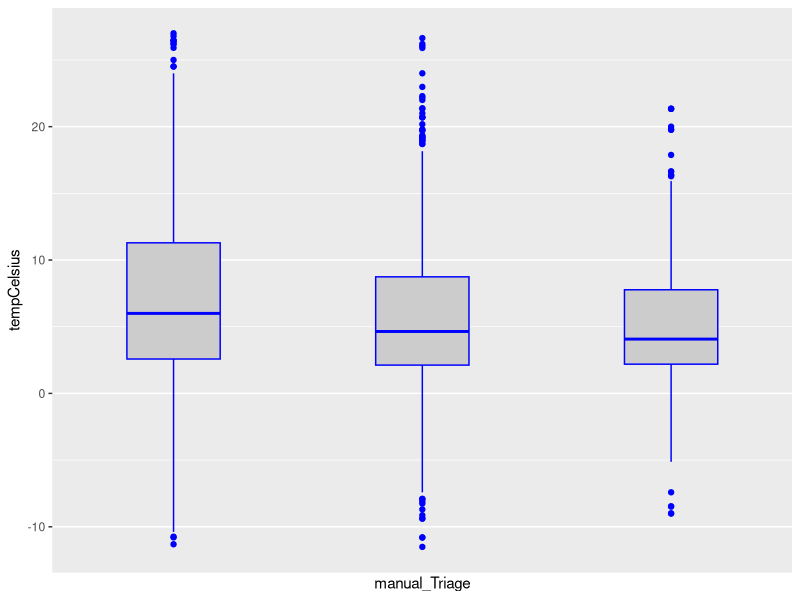
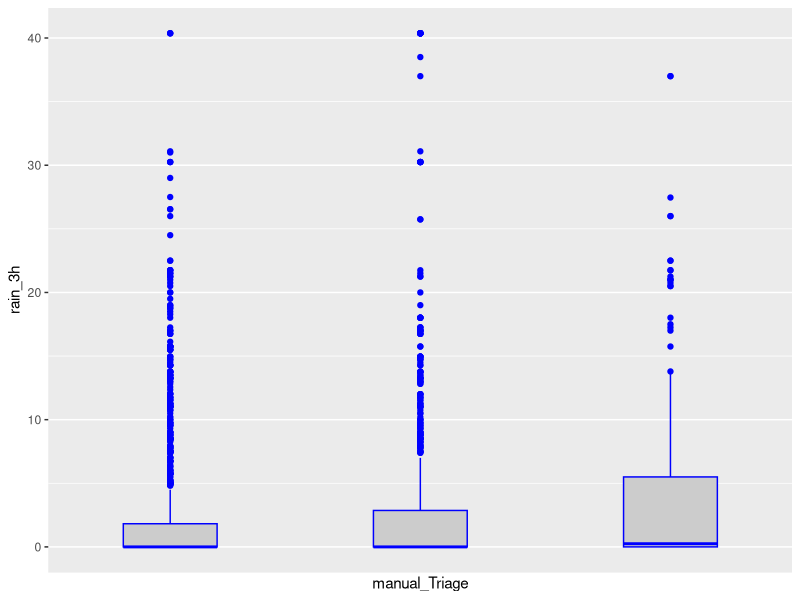

Recreate these plots in R, in order. (Note: this script raises an error after producing the figures.)
all_data = read.csv("./Basel/Patients_and_Weather.csv")
interesting_columns_patient = c("SO2", "Pulse", "Q1", "Q2", "Q3", "Q4", "Q5", "Q6", "Q7", "CQ1", "CQ2",
                               "CQ3", "CQ4", "CQ5", "CQ6", "CQ7", "CQ8",
                               "question_Triage", "pulse_Triage", "spo2_Triage", "manual_Triage",
                               "SpO2ReferenceValue", "PulseReferenceValue",
                               "SpO2RedLimitVariation", "SpO2YellowLimitVariation",
                               "PulseRedLimitUpper", "PulseRedLimitLower", "PulseRedLimitVariation",
                               "PulseYellowLimitVariation")
interesting_columns_weather = c("temp", "pressure",
                               "humidity", "wind_speed", "wind_deg", "rain_1h", "rain_3h", "rain_24h",
                               "rain_today", "snow_1h", "snow_3h", "snow_24h", "snow_today",
                               "clouds_all")

all_data$snow_1h[is.na(all_data$snow_1h)] <- 0
all_data$rain_1h[is.na(all_data$rain_1h)] <- 0
all_data$snow_3h[is.na(all_data$snow_3h)] <- 0
all_data$rain_3h[is.na(all_data$rain_3h)] <- 0
#all_data$snow_24h[is.na(all_data$snow_24h)] <- 0
#all_data$rain_24h[is.na(all_data$rain_24h)] <- 0

# + snow_24h + rain_24h

all_data$manual_Triage_factor <- as.factor(all_data$manual_Triage)

all_data.aov <- aov(manual_Triage ~ temp + pressure + humidity + wind_speed + snow_1h + snow_3h  + clouds_all
                    + wind_deg + rain_1h + rain_3h + weather_main + weather_description, data = all_data, na.action=na.exclude)
summary(all_data.aov)

all_data$tempCelsius <- all_data$temp - 273.15

require(ggplot2)

ggplot(all_data[!is.na(all_data$manual_Triage),], aes(x = manual_Triage, y = tempCelsius, group=manual_Triage)) +
  geom_boxplot(fill = "grey80", colour = "blue") + scale_x_discrete()

ggplot(all_data[!is.na(all_data$manual_Triage),], aes(x = manual_Triage, y = rain_3h, group=manual_Triage)) +
  geom_boxplot(fill = "grey80", colour = "blue") + scale_x_discrete()


all_data.lm <- lm(manual_Triage ~ temp + pressure + humidity + wind_speed + snow_1h + snow_3h+ clouds_all
                  + wind_deg + rain_1h + rain_3h + weather_main + weather_description, data = all_data, na.action=na.exclude)
summary(all_data.lm)

all_data.lm2 <- lm(manual_Triage ~ temp + pressure + humidity + wind_speed + snow_3h+ clouds_all
                  + rain_3h + weather_main, data = all_data, na.action=na.exclude)
summary(all_data.lm2)


all_data.man <- manova(temp + pressure + humidity + wind_speed + snow_1h + snow_3h+ clouds_all
                  + wind_deg + rain_1h + rain_3h + weather_main + weather_description ~ manual_Triage, data = all_data, na.action=na.exclude)

all_data.aov_reverse <- aov(temp ~ manual_Triage, data = all_data, na.action=na.exclude)
summary(all_data.aov_reverse)

all_data.aov_reverse_factor <- aov(temp ~ manual_Triage_factor, data = all_data, na.action=na.exclude)
summary(all_data.aov_reverse_factor)


plot(manual_Triage ~ temp, data=all_data)
abline(lm(manual_Triage ~ temp, data = all_data))

plot(temp ~ manual_Triage, data=all_data)

ggplot(all_data[!is.na(all_data$manual_Triage),], aes(x=manual_Triage, y=tempCelsius)) + 
  geom_point(color='#2980B9', size = 4) + 
  geom_smooth(method=lm, color='#2C3E50')

# system('defaults write org.R-project.R force.LANG en_US.UTF-8')
install.packages("corrplot")
library(corrplot)

all_data.corr <- cor(all_data[c("temp","pressure","humidity","wind_speed","snow_3h","clouds_all","rain_3h")])
corrplot(all_data.corr, method="circle")



all_data.lmq <- lm(question_Triage ~ temp + pressure + humidity + wind_speed + snow_1h + snow_3h+ clouds_all
                  + wind_deg + rain_1h + rain_3h + weather_main + weather_description, data = all_data, na.action=na.exclude)
summary(all_data.lmq)


all_data.lmp <- lm(pulse_Triage ~ temp + pressure + humidity + wind_speed + snow_1h + snow_3h+ clouds_all
                   + wind_deg + rain_1h + rain_3h + weather_main + weather_description, data = all_data, na.action=na.exclude)
summary(all_data.lmp)

all_data.lms <- lm(spo2_Triage ~ temp + pressure + humidity + wind_speed + snow_1h + snow_3h+ clouds_all
                   + wind_deg + rain_1h + rain_3h + weather_main + weather_description, data = all_data, na.action=na.exclude)
summary(all_data.lms)
